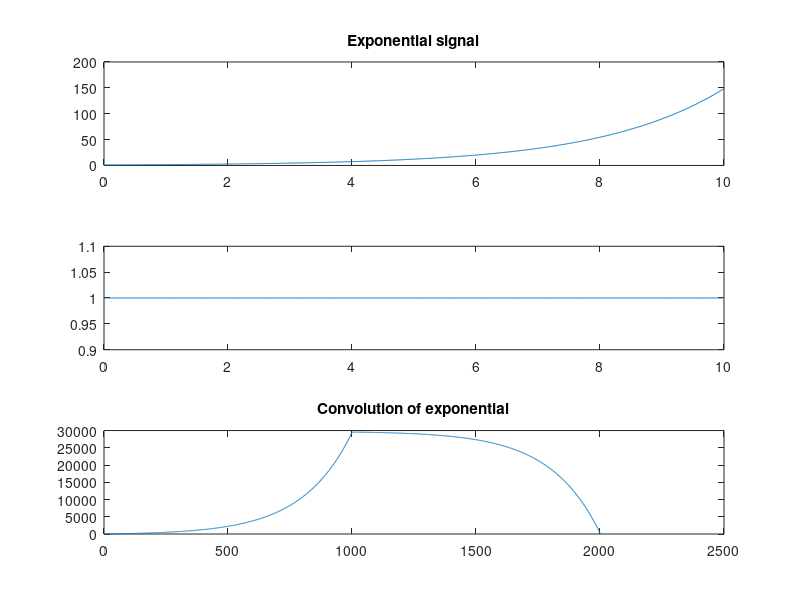

This chart was generated by the following MATLAB code:
t= 0:0.01:10;
x = exp(0.5*t);
h = ones(1 , length(x));
y  = conv(h,x);
subplot(311);
plot(t,x);
title('Exponential signal');
subplot(312);
plot(t,h);
title('');
subplot(313);
plot(y);
title('Convolution of exponential');